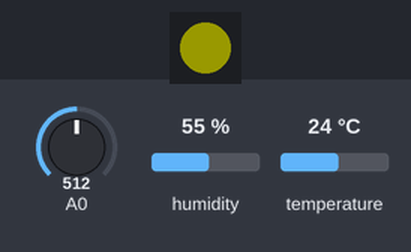
The sketch below on a simulated ESP8266 (NodeMCU). Parts: 1 RGB LEDs in strip order, left to right. The test bench sets the inputs (shaded band); at power-on: A0 = 512, humidity 55 %, temperature 24 °C. Dim RGB values are drawn brighter than linear; what the sketch prints to the serial monitor is not drawn.

Above: at 0.1 s.
At 1.6 s:
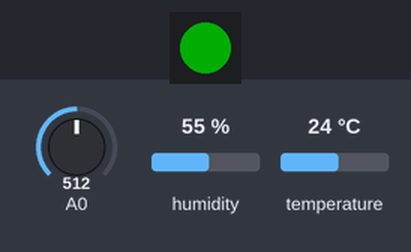
Timing chart, 0 to 3.1 s (numbered marks = the images above):
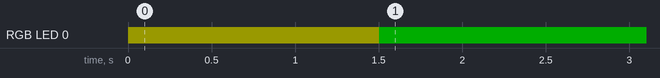

The sketch:

Sensorlab_N_1.ino
```cpp
#include "DHT.h"
#include "config.h"
#include <Adafruit_NeoPixel.h>

#define DHTPIN D5
#define DHTTYPE DHT11

AdafruitIO_Feed *TempN1 = io.feed("TempN1");
AdafruitIO_Feed *HumN1 = io.feed("HumN1");
AdafruitIO_Feed *LuxN1 = io.feed("LuxN1");

DHT dht(DHTPIN, DHTTYPE);

Adafruit_NeoPixel pixels = Adafruit_NeoPixel(1, D4, NEO_GRB + NEO_KHZ800);

void setup() {
   pixels.begin();
  // setup serial.
  Serial.begin(115200);
  pixels.setPixelColor(0, pixels.Color(25,25,0));
  pixels.show();
  while(! Serial);
  Serial.println(F("Sensorlab Node 1"));

  //wifi connection.
  Serial.print("Verbinden met Adafruit.io");
  io.connect();

  while(io.status() < AIO_CONNECTED) {
    Serial.print(".");
    delay(500);
  }
    pixels.setPixelColor(0, pixels.Color(0,0,50));
    pixels.show();
  Serial.println();
  Serial.println(io.statusText());

  dht.begin();

  Serial.println(F("Klaar!"));
  pixels.setPixelColor(0, pixels.Color(0,50,0));
  pixels.show();
}

void loop() {
io.run();
pixels.setPixelColor(0, pixels.Color(0,0,50));
pixels.show();
TempN1->save(dht.readTemperature());
HumN1->save(dht.readHumidity());
LuxN1->save(1023-analogRead(A0));

pixels.setPixelColor(0, pixels.Color(0,50,0));
pixels.show();

delay(5000);
}
```

config.h
```cpp
/************************ Adafruit IO Config *******************************/

#define WIFI_SSID  "..."
#define WIFI_PASS  "..."

#define IO_USERNAME  "..."
#define IO_KEY    "..."

// comment out the following two lines if you are using fona or ethernet
#include "AdafruitIO_WiFi.h"
AdafruitIO_WiFi io(IO_USERNAME, IO_KEY, WIFI_SSID, WIFI_PASS);


/******************************* FONA **************************************/

// the AdafruitIO_FONA client will work with the following boards:
//   - Feather 32u4 FONA -> https://www.adafruit.com/product/3027

// uncomment the following two lines for 32u4 FONA,
// and comment out the AdafruitIO_WiFi client in the WIFI section
// #include "AdafruitIO_FONA.h"
// AdafruitIO_FONA io(IO_USERNAME, IO_KEY);


/**************************** ETHERNET ************************************/

// the AdafruitIO_Ethernet client will work with the following boards:
//   - Ethernet FeatherWing -> https://www.adafruit.com/products/3201

// uncomment the following two lines for ethernet,
// and comment out the AdafruitIO_WiFi client in the WIFI section
// #include "AdafruitIO_Ethernet.h"
// AdafruitIO_Ethernet io(IO_USERNAME, IO_KEY);
```

Measured:
- by itself, RGB LED 0: off → RGB(25, 25, 0) at 0.00 s, → RGB(0, 50, 0) 1.5 s later
